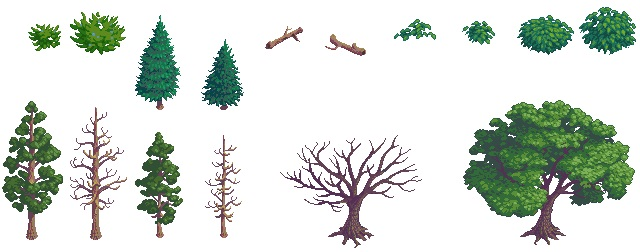
#> input picture 13584586-extract-sprite/1.jpg, 640 x 252 px, found by its file name
$ python color_threshold_remove_object.py
#> lines starting #> are read from the running program, lines starting #| are printed output that depends on the picture; after the words box and inside, x2 and y2 are one past the last pixel; in counts of white or black regions, pixels touching at a corner belong together
import numpy as np
import cv2

# Read image, create blank masks, color threshold
image = cv2.imread('1.jpg')
#> image is the input picture: shape (252, 640, 3); mean B, G, R 212.3, 219.7, 212.5
blank_mask = np.zeros(image.shape, dtype=np.uint8)
original = image.copy()
hsv = cv2.cvtColor(image, cv2.COLOR_BGR2HSV)
#> hsv: shape (252, 640, 3); mean H, S, V 40.6, 27.9, 221.3
lower = np.array([0, 18, 0])
upper = np.array([88, 255, 139])
mask = cv2.inRange(hsv, lower, upper)
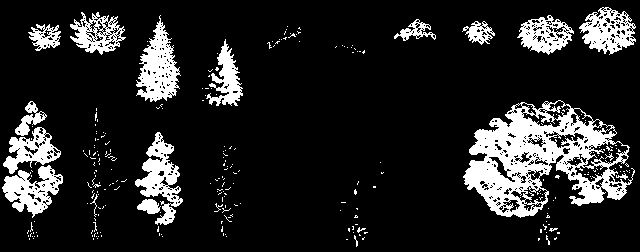
#> mask: shape (252, 640); 14.5% white; 264 white regions (244 under 20 px), largest, box (x1, y1, x2, y2) and area: (463, 100, 635, 218) 9122, (136, 15, 181, 102) 1970, (135, 132, 183, 225) 1805

# Perform morphological operations
kernel = cv2.getStructuringElement(cv2.MORPH_RECT, (3,3))
opening = cv2.morphologyEx(mask, cv2.MORPH_OPEN, kernel, iterations=1)
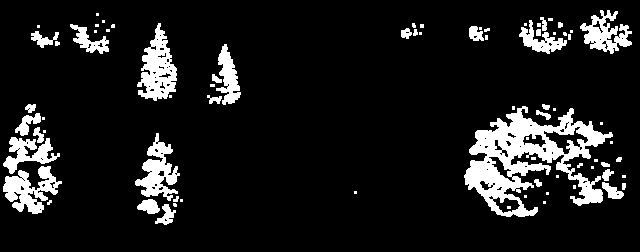
#> opening: shape (252, 640); 11% white; 77 white regions (43 under 20 px), largest, box (x1, y1, x2, y2) and area: (464, 106, 613, 217) 6731, (137, 23, 177, 101) 1672, (3, 166, 62, 214) 1404
close = cv2.morphologyEx(opening, cv2.MORPH_CLOSE, kernel, iterations=1)
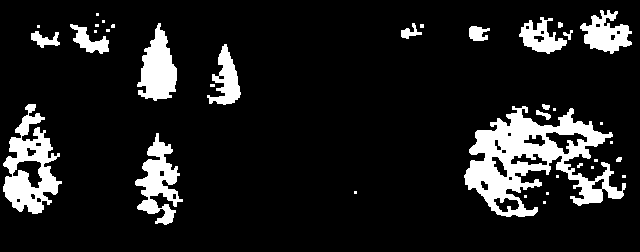
#> close: shape (252, 640); 11.9% white; 37 white regions (20 under 20 px)

# Find contours and filter for largest contour
# Draw largest contour onto a blank mask then bitwise-and
cnts = cv2.findContours(close, cv2.RETR_EXTERNAL, cv2.CHAIN_APPROX_SIMPLE)
#> cnts = 37 contours, 23 with area under 20; largest, box (x1, y1, x2, y2) and area: (464, 106, 626, 217) 8318, (3, 104, 62, 214) 3328, (135, 133, 183, 225) 1794, (137, 23, 177, 101) 1760, (580, 10, 632, 54) 1176
cnts = cnts[0] if len(cnts) == 2 else cnts[1]
cnts = sorted(cnts, key=cv2.contourArea, reverse=True)[0]
#> cnts = contour of 493 points, box (x1, y1, x2, y2) (464, 106, 626, 217), area 8318
cv2.fillPoly(blank_mask, [cnts], (255,255,255))
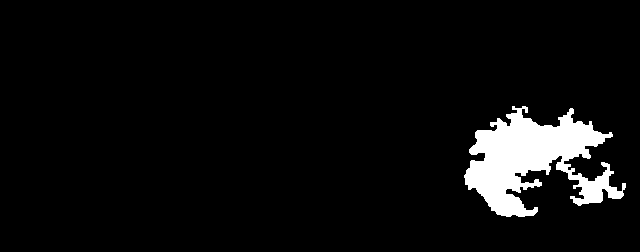
#> blank_mask: shape (252, 640, 3); 5.5% white; 1 white region, box (x1, y1, x2, y2) and area: (464, 106, 626, 217) 8850
blank_mask = cv2.cvtColor(blank_mask, cv2.COLOR_BGR2GRAY)
result = cv2.bitwise_and(original,original,mask=blank_mask)
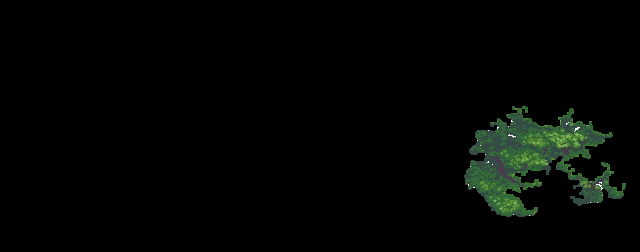
#> result: shape (252, 640, 3); mean B, G, R 3.5, 5.5, 3.3

# Crop ROI from result
x,y,w,h = cv2.boundingRect(blank_mask)
#> x = 464; y = 106; w = 162; h = 111
ROI = result[y:y+h, x:x+w]
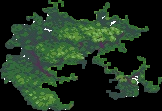
#> ROI: shape (111, 162, 3); mean B, G, R 31.1, 49.2, 29.7

cv2.imshow('result', result)
cv2.imshow('ROI', ROI)
cv2.waitKey()

$ run again, with 13584586-extract-sprite/ROIS.PNG saved as 13584586-extract-sprite/1.jpg
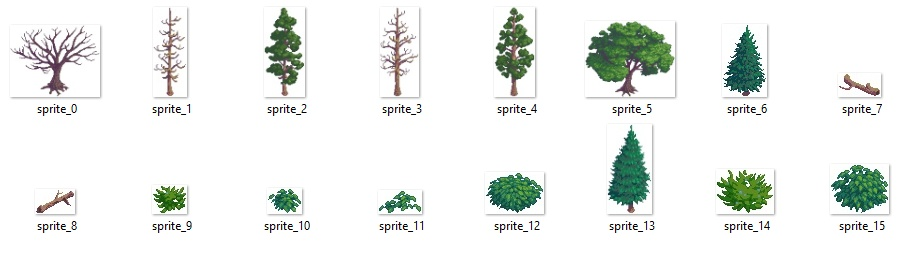
#> input picture 13584586-extract-sprite/ROIS.PNG, 907 x 256 px, found by its file name
#> image is the input picture: shape (256, 907, 3); mean B, G, R 236.1, 239, 235.7
#> hsv: shape (256, 907, 3); mean H, S, V 23.7, 12.3, 239.8
#> `mask = cv2.inRange(hsv, lower, upper)`:
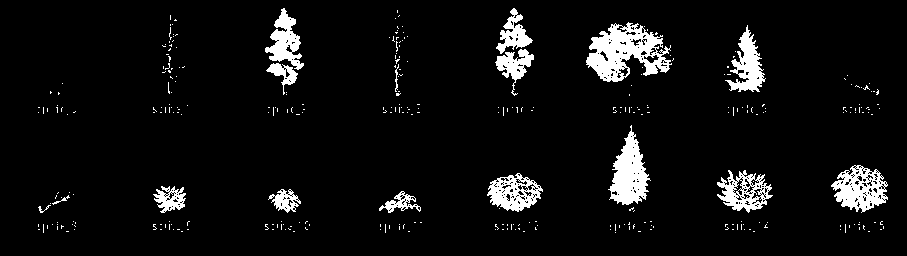
#> mask: shape (256, 907); 6.3% white; 326 white regions (310 under 20 px), largest, box (x1, y1, x2, y2) and area: (586, 22, 672, 82) 2752, (608, 125, 651, 205) 1782, (831, 165, 888, 213) 1525
#> opening: shape (256, 907); 4.8% white; 50 white regions (29 under 20 px), largest, box (x1, y1, x2, y2) and area: (586, 25, 668, 82) 2328, (610, 132, 647, 205) 1670, (832, 168, 884, 212) 1083
#> close: shape (256, 907); 5.2% white; 29 white regions (12 under 20 px)
#> `cnts = cv2.findContours(close, cv2.RETR_EXTERNAL, cv2.CHAIN_APPROX_SIM..`: cnts = 29 contours, 14 with area under 20; largest, box (x1, y1, x2, y2) and area: (586, 23, 668, 82) 2561, (610, 132, 647, 205) 1646, (265, 9, 304, 85) 1304, (832, 168, 884, 212) 1200, (728, 30, 763, 90) 996
#> `cnts = sorted(cnts, key=cv2.contourArea, reverse=True)[0]`: cnts = contour of 159 points, box (x1, y1, x2, y2) (586, 23, 668, 82), area 2561
#> x = 586; y = 23; w = 82; h = 59
#> `ROI = result[y:y+h, x:x+w]`:
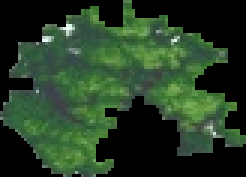
#> ROI: shape (59, 82, 3) (shown 3 times larger); mean B, G, R 36.8, 60.2, 37.4
